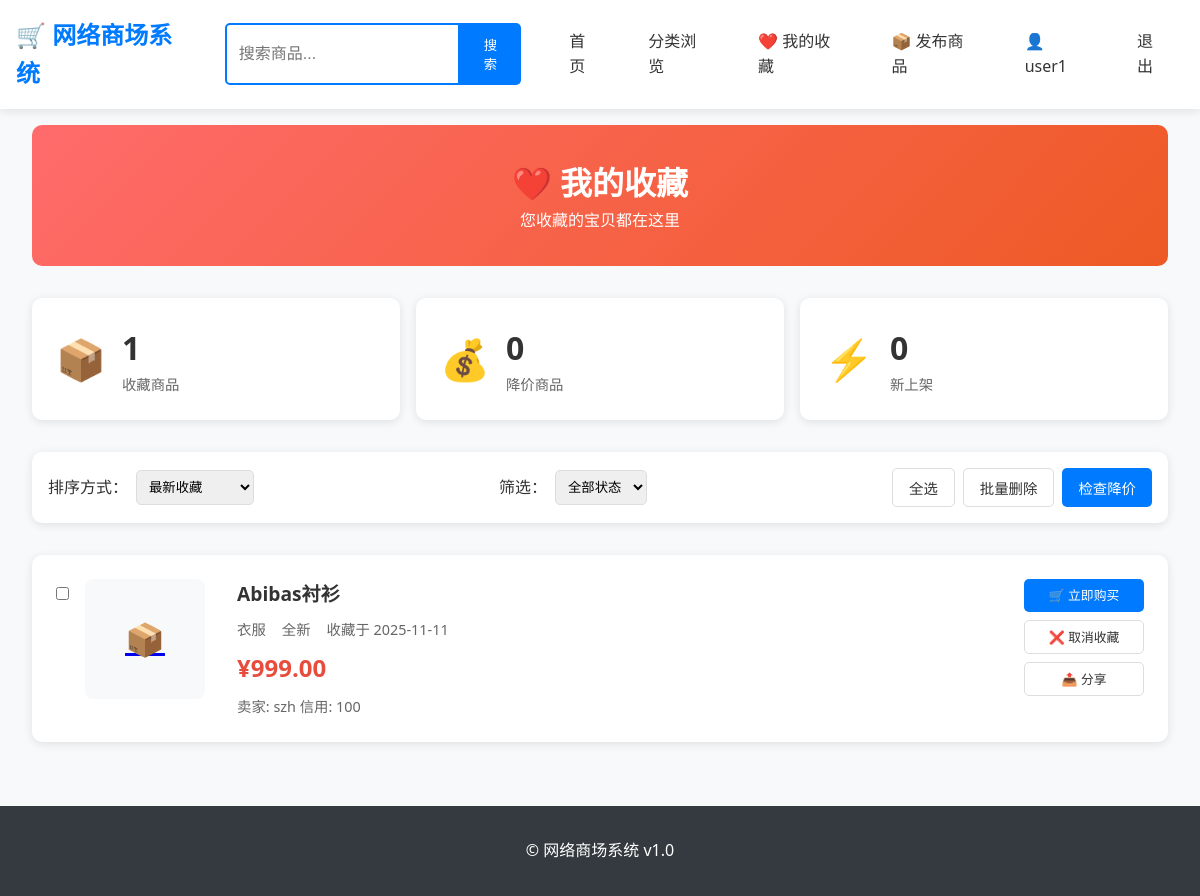
/user/favorites (signed in), run on the app's committed database.
### models/item.py (models this page shows, shortened)
class Item(db.Model):
    __tablename__ = 'items'
    id = db.Column(db.Integer, primary_key=True)
    title = db.Column(db.String(200), nullable=False, index=True)
    description = db.Column(db.Text)
    price = db.Column(db.Float, nullable=False)
    original_price = db.Column(db.Float)  # 原价（用于显示折扣）
    category = db.Column(db.String(100), index=True)
    condition = db.Column(db.String(50), default='used')  # new, used, refurbished
    status = db.Column(db.String(20), default='available', index=True)  # available, sold, reserved, hidden
    seller_id = db.Column(db.Integer, db.ForeignKey('users.id'), nullable=False, index=True)
    view_count = db.Column(db.Integer, default=0)
    created_at = db.Column(db.DateTime, default=datetime.utcnow, index=True)
    updated_at = db.Column(db.DateTime, default=datetime.utcnow, onupdate=datetime.utcnow)
    images = db.relationship('ItemImage', backref='item', lazy='dynamic',
                            cascade='all, delete-orphan')
    orders = db.relationship('Order', backref='item', lazy='dynamic')
    favorites = db.relationship('Favorite', backref='item', lazy='dynamic')

### models/user.py (models this page shows, shortened)
class Favorite(db.Model):
    __tablename__ = 'favorites'
    id = db.Column(db.Integer, primary_key=True)
    user_id = db.Column(db.Integer, db.ForeignKey('users.id'), nullable=False)
    item_id = db.Column(db.Integer, db.ForeignKey('items.id'), nullable=False)
    price_snapshot = db.Column(db.Float)
    created_at = db.Column(db.DateTime, default=datetime.utcnow)
    __table_args__ = (db.UniqueConstraint('user_id', 'item_id', name='unique_user_favorite'),)

class User(db.Model):
    __tablename__ = 'users'
    id = db.Column(db.Integer, primary_key=True)
    username = db.Column(db.String(80), unique=True, nullable=False, index=True)
    email = db.Column(db.String(120), unique=True, nullable=False, index=True)
    password_hash = db.Column(db.String(200), nullable=False)
    phone = db.Column(db.String(20))
    credit_score = db.Column(db.Integer, default=100)
    created_at = db.Column(db.DateTime, default=datetime.utcnow)
    last_login = db.Column(db.DateTime)
    items = db.relationship('Item', backref='seller', lazy='dynamic',
                           cascade='all, delete-orphan')
    orders = db.relationship('Order', backref='buyer', lazy='dynamic',
                            foreign_keys='Order.buyer_id')
    favorites = db.relationship('Favorite', backref='user', lazy='dynamic',
                               cascade='all, delete-orphan')

### routes/user_routes.py (the view)
@user_bp.route('/favorites')
@login_required
def favorites():
    try:
        favorites = (Favorite.query
                    .filter_by(user_id=session['user_id'])
                    .order_by(Favorite.created_at.desc())
                    .all())
        favorite_items = []
        price_drops = 0
        for fav in favorites:
            if fav.item:
                has_price_drop = fav.price_snapshot and fav.item.price < fav.price_snapshot
                if has_price_drop:
                    price_drops += 1
                favorite_items.append({
                    'favorite': fav,
                    'item': fav.item,
                    'has_price_drop': has_price_drop
                })
        return render_template('favorites.html',
                             favorite_items=favorite_items,
                             price_drops=price_drops,
                             new_items=0)
    except Exception as e:
        print(f"收藏列表加载错误: {str(e)}")
        import traceback
        traceback.print_exc()
        flash('加载收藏列表时发生错误', 'error')
        return redirect(url_for('home.homepage'))

### routes/user_routes.py (called while the page is built)
def login_required(f):
    from functools import wraps
    @wraps(f)
    def decorated_function(*args, **kwargs):
        if 'user_id' not in session:
            flash('请先登录', 'error')
            return redirect(url_for('auth.login'))
        return f(*args, **kwargs)
    return decorated_function

### templates/favorites.html (shortened to what this page needs)
{% extends "base.html" %}
{% block content %}
<div class="favorites-page">
    <div class="page-header">
        <h1>❤️ 我的收藏</h1>
        <p>您收藏的宝贝都在这里</p>
    </div>
    {% if favorite_items %}
    <div class="favorites-stats">
        <div class="stat-card">
            <div class="stat-icon">📦</div>
            <div class="stat-info">
                <span class="stat-number">{{ favorite_items|length }}</span>
                <span class="stat-label">收藏商品</span>
            </div>
        </div>
        <div class="stat-card">
            <div class="stat-icon">💰</div>
            <div class="stat-info">
                <span class="stat-number">{{ price_drops }}</span>
                <span class="stat-label">降价商品</span>
            </div>
        </div>
        <div class="stat-card">
            <div class="stat-icon">⚡</div>
            <div class="stat-info">
                <span class="stat-number">{{ new_items }}</span>
                <span class="stat-label">新上架</span>
            </div>
        </div>
    </div>
    <div class="filters-bar">
        <div class="filter-group">
            <label>排序方式：</label>
            <select class="filter-select" id="sortSelect">
                <option value="newest">最新收藏</option>
            </select>
        </div>
        <div class="filter-group">
            <label>筛选：</label>
            <select class="filter-select" id="statusSelect">
                <option value="all">全部状态</option>
            </select>
        </div>
        <div class="actions-group">
            <button class="btn btn-outline" id="selectAllBtn">全选</button>
            <button class="btn btn-outline" id="batchRemoveBtn">批量删除</button>
            <button class="btn btn-primary" id="checkPriceBtn">检查降价</button>
        </div>
    </div>
    <div class="favorites-grid" id="favoritesGrid">
        {% for fav_info in favorite_items %}
        {% set favorite = fav_info.favorite %}
        {% set item = fav_info.item %}
        <div class="favorite-item" data-item-id="{{ item.id }}" data-favorite-id="{{ favorite.id }}">
            <div class="item-select">
                <input type="checkbox" class="item-checkbox" value="{{ favorite.id }}">
            </div>
            <div class="item-image">
                <a href="{{ url_for('item.item_detail', item_id=item.id) }}">
                    <div class="image-placeholder" {% if item.images and item.images.count() > 0 %}style="display:none;"{% endif %}>📦</div>
                </a>
            </div>
            <div class="item-info">
                <h3 class="item-title">
                    <a href="{{ url_for('item.item_detail', item_id=item.id) }}">{{ item.title }}</a>
                </h3>
                <div class="item-meta">
                    <span class="item-category">{{ item.category or '未分类' }}</span>
                    <span class="item-condition">
                        {% if item.condition == 'new' %}全新
                        {% elif item.condition == 'used' %}二手
                        {% elif item.condition == 'refurbished' %}翻新
                        {% else %}{{ item.condition }}{% endif %}
                    </span>
                    <span class="item-time">收藏于 {{ favorite.created_at.strftime('%Y-%m-%d') }}</span>
                </div>
                <div class="price-comparison">
                    <span class="current-price">¥{{ "%.2f"|format(item.price) }}</span>
                </div>
                <div class="item-seller">
                    <span class="seller-name">卖家: {{ item.seller.username }}</span>
                    {% if item.seller.credit_score %}
                    <span class="seller-credit">信用: {{ item.seller.credit_score }}</span>
                    {% endif %}
                </div>
            </div>
            <div class="item-actions">
                {% if item.status == 'available' %}
                <a href="{{ url_for('item.item_detail', item_id=item.id) }}" class="btn btn-primary btn-sm">
                    🛒 立即购买
                </a>
                {% else %}
                <button class="btn btn-disabled btn-sm" disabled>
                    {{ '已售出' if item.status == 'sold' else '已下架' }}
                </button>
                {% endif %}
                <button class="btn btn-outline btn-sm remove-favorite" data-favorite-id="{{ favorite.id }}">
                    ❌ 取消收藏
                </button>
                <button class="btn btn-outline btn-sm share-item" data-item-id="{{ item.id }}">
                    📤 分享
                </button>
            </div>
        </div>
        {% endfor %}
    </div>
    {% endif %}
</div>
{% endblock %}

### templates/base.html (shortened to what this page needs)
<!DOCTYPE html>
<html lang="zh-CN">
<head>
    <link rel="stylesheet" href="{{ url_for('static', filename='css/style.css') }}">
</head>
<body>
    <header class="header">
        <div class="container">
            <nav class="nav">
                <div class="nav-brand">
                    <h1><a href="{{ url_for('home.homepage') }}">🛒 网络商场系统</a></h1>
                </div>
                <div class="search-container">
                    <form action="{{ url_for('search.search') }}" method="get" class="search-form">
                        <input type="text" name="q" placeholder="搜索商品..." value="{{ request.args.get('q', '') }}">
                        <button type="submit" class="search-btn">搜索</button>
                    </form>
                </div>
                <div class="nav-links">
                    <a href="{{ url_for('home.homepage') }}" class="nav-link">首页</a>
                    <a href="{{ url_for('search.categories') }}" class="nav-link">分类浏览</a>
                    {% if session.user_id %}
                        <a href="{{ url_for('user.favorites') }}" class="nav-link">❤️ 我的收藏</a>
                        <a href="{{ url_for('item.upload_item') }}" class="nav-link">📦 发布商品</a>
                        <a href="{{ url_for('user.profile') }}" class="nav-link">👤 {{ session.username }}</a>
                        <a href="{{ url_for('auth.logout') }}" class="nav-link">退出</a>
                    {% else %}
                        <a href="{{ url_for('auth.login') }}" class="nav-link">登录</a>
                        <a href="{{ url_for('auth.register') }}" class="nav-link">注册</a>
                    {% endif %}
                </div>
            </nav>
        </div>
    </header>
    <main class="main-content">
        <div class="container">
            {% block content %}{% endblock %}
        </div>
    </main>
    <footer class="footer">
        <div class="container">
            <p>&copy; 网络商场系统 v1.0 </p>
        </div>
    </footer>
</body>
</html>

### static/css/style.css (style rules this page uses)
:root { --primary-color: #007bff; --secondary-color: #6c757d; --success-color: #28a745; --danger-color: #dc3545; --warning-color: #ffc107; --info-color: #17a2b8; --light-color: #f8f9fa; --dark-color: #343a40; }
* { margin: 0; padding: 0; box-sizing: border-box; }
body { font-family: 'Segoe UI', Tahoma, Geneva, Verdana, sans-serif; line-height: 1.6; color: #333; background-color: #f8f9fa; }
.container { max-width: 1200px; margin: 0 auto; padding: 0 1rem; }
.header { background: white; box-shadow: 0 2px 10px rgba(0,0,0,0.1); position: sticky; top: 0; z-index: 1000; }
.nav { display: flex; justify-content: space-between; align-items: center; padding: 1rem 0; }
.nav-brand h1 a { text-decoration: none; color: var(--primary-color); font-size: 1.5rem; font-weight: bold; }
.search-container { flex: 1; max-width: 500px; margin: 0 2rem; }
.search-form { display: flex; }
.search-form input { flex: 1; padding: 0.75rem; border: 2px solid var(--primary-color); border-radius: 5px 0 0 5px; font-size: 1rem; }
.search-btn { padding: 0.75rem 1.5rem; background: var(--primary-color); color: white; border: none; border-radius: 0 5px 5px 0; cursor: pointer; }
.nav-links { display: flex; gap: 1rem; }
.nav-link { text-decoration: none; color: #333; padding: 0.5rem 1rem; border-radius: 5px; transition: background-color 0.3s; }
.btn { display: inline-block; padding: 0.5rem 1rem; border: none; border-radius: 5px; text-decoration: none; text-align: center; cursor: pointer; transition: all 0.3s; font-size: 0.9rem; }
.btn-primary { background: var(--primary-color); color: white; }
.btn-outline { background: transparent; border: 1px solid var(--primary-color); color: var(--primary-color); }
.btn-sm { padding: 0.25rem 0.5rem; font-size: 0.8rem; }
.item-image { width: 100%; height: 200px; background: var(--light-color); display: flex; align-items: center; justify-content: center; }
.item-info { padding: 1rem; }
.item-title { font-weight: bold; margin-bottom: 0.5rem; }
.footer { background: var(--dark-color); color: white; text-align: center; padding: 2rem 0; margin-top: 3rem; }

### data on the page
Item: title "Abibas衬衫", category "衣服", price "999.00"
Favorite: created_at "2025-11-11"
User: seller.username "szh", seller.credit_score "100"

### other printed values
{{ session.username }} "user1"
{{ favorite_items|length }} "1"
{{ price_drops }} "0"
{{ new_items }} "0"
